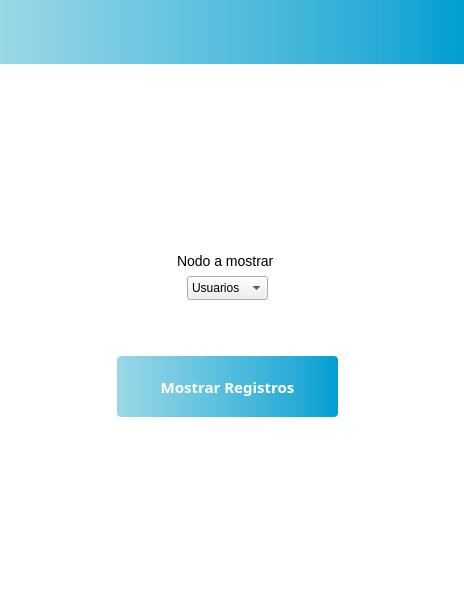
<?xml version="1.0" encoding="UTF-8"?>
<ui version="4.0">
 <class>Auditor</class>
 <widget class="QWidget" name="Auditor">
  <property name="geometry">
   <rect>
    <x>0</x>
    <y>0</y>
    <width>464</width>
    <height>600</height>
   </rect>
  </property>
  <property name="windowTitle">
   <string>Auditor</string>
  </property>
  <property name="styleSheet">
   <string notr="true">/*
#menuForm { 
background: rba(0, 0, 0, 80);
border-radius: 8px;
}
*/
#Auditor {background: rgba(255, 255, 255, 1)}
#topPanel {
background-color: qlineargradient(spread:pad, x1:0, y1:0, x2:1, y2:0, stop:0 #9bd8e7, stop:0.2 #7fcde3, stop:0.4 #63c3df, stop:0.6 #47b8db, stop:0.8 #2bacd7, stop:1 #009ed2);
}

/*
#loginButton {
color: black;
backgroun-color: #27a9e3;
border-width: 0px;
border-radius: 3px;
}
*/
</string>
  </property>
  <layout class="QVBoxLayout" name="verticalLayout">
   <property name="leftMargin">
    <number>0</number>
   </property>
   <property name="topMargin">
    <number>0</number>
   </property>
   <property name="rightMargin">
    <number>0</number>
   </property>
   <property name="bottomMargin">
    <number>0</number>
   </property>
   <item>
    <widget class="QWidget" name="topPanel" native="true">
     <layout class="QHBoxLayout" name="horizontalLayout_3">
      <property name="topMargin">
       <number>55</number>
      </property>
     </layout>
    </widget>
   </item>
   <item>
    <layout class="QHBoxLayout" name="horizontalLayout_4">
     <property name="topMargin">
      <number>0</number>
     </property>
     <item>
      <widget class="QLabel" name="label">
       <property name="sizePolicy">
        <sizepolicy hsizetype="Fixed" vsizetype="Fixed">
         <horstretch>0</horstretch>
         <verstretch>0</verstretch>
        </sizepolicy>
       </property>
       <property name="minimumSize">
        <size>
         <width>150</width>
         <height>150</height>
        </size>
       </property>
       <property name="styleSheet">
        <string notr="true"/>
       </property>
       <property name="text">
        <string/>
       </property>
       <property name="pixmap">
        <pixmap resource="resources.qrc">:/logo/Images/Logo3.png</pixmap>
       </property>
      </widget>
     </item>
    </layout>
   </item>
   <item>
    <spacer name="verticalSpacer_2">
     <property name="orientation">
      <enum>Qt::Vertical</enum>
     </property>
     <property name="sizeType">
      <enum>QSizePolicy::Fixed</enum>
     </property>
     <property name="sizeHint" stdset="0">
      <size>
       <width>20</width>
       <height>10</height>
      </size>
     </property>
    </spacer>
   </item>
   <item>
    <layout class="QHBoxLayout" name="horizontalLayout_5">
     <property name="topMargin">
      <number>0</number>
     </property>
     <item>
      <widget class="QWidget" name="menuForm" native="true">
       <property name="sizePolicy">
        <sizepolicy hsizetype="Fixed" vsizetype="Fixed">
         <horstretch>0</horstretch>
         <verstretch>0</verstretch>
        </sizepolicy>
       </property>
       <property name="minimumSize">
        <size>
         <width>350</width>
         <height>200</height>
        </size>
       </property>
       <widget class="QPushButton" name="mostrarButton">
        <property name="enabled">
         <bool>true</bool>
        </property>
        <property name="geometry">
         <rect>
          <x>60</x>
          <y>120</y>
          <width>221</width>
          <height>61</height>
         </rect>
        </property>
        <property name="font">
         <font>
          <family>Arial Black</family>
          <pointsize>-1</pointsize>
          <italic>false</italic>
          <bold>true</bold>
          <underline>false</underline>
          <strikeout>false</strikeout>
         </font>
        </property>
        <property name="styleSheet">
         <string notr="true">#mostrarButton {
background-color: qlineargradient(spread:pad, x1:0, y1:0, x2:1, y2:0, stop:0 #9bd8e7, stop:0.2 #7fcde3, stop:0.4 #63c3df, stop:0.6 #47b8db, stop:0.8 #2bacd7, stop:1 #009ed2);
border: none;
color: #fff;
padding: 10px 20px;
border-radius: 4px;
font-weight: 1000;
font-family: &quot;Arial Black&quot;, sans-serif;
font-weight: bold;
font-size: 15px;
}

#solicitudButton:pressed {
background-color: #cccccc;
}

#solicitudButton:checked {
background-color: #cccccc;
}</string>
        </property>
        <property name="text">
         <string>Mostrar Registros</string>
        </property>
       </widget>
       <widget class="QComboBox" name="comboBox">
        <property name="geometry">
         <rect>
          <x>130</x>
          <y>40</y>
          <width>81</width>
          <height>24</height>
         </rect>
        </property>
        <item>
         <property name="text">
          <string>Usuarios</string>
         </property>
        </item>
        <item>
         <property name="text">
          <string>FS</string>
         </property>
        </item>
        <item>
         <property name="text">
          <string>BDD</string>
         </property>
        </item>
        <item>
         <property name="text">
          <string>SI</string>
         </property>
        </item>
       </widget>
       <widget class="QLabel" name="rolLabel">
        <property name="geometry">
         <rect>
          <x>120</x>
          <y>10</y>
          <width>101</width>
          <height>30</height>
         </rect>
        </property>
        <property name="styleSheet">
         <string notr="true">font: large &quot;Arial&quot;;
font-size: 14px;</string>
        </property>
        <property name="text">
         <string>Nodo a mostrar</string>
        </property>
       </widget>
      </widget>
     </item>
    </layout>
   </item>
   <item>
    <layout class="QHBoxLayout" name="horizontalLayout">
     <property name="topMargin">
      <number>20</number>
     </property>
     <item>
      <spacer name="horizontalSpacer">
       <property name="orientation">
        <enum>Qt::Horizontal</enum>
       </property>
       <property name="sizeType">
        <enum>QSizePolicy::Fixed</enum>
       </property>
       <property name="sizeHint" stdset="0">
        <size>
         <width>305</width>
         <height>20</height>
        </size>
       </property>
      </spacer>
     </item>
     <item>
      <widget class="QPushButton" name="logout">
       <property name="sizePolicy">
        <sizepolicy hsizetype="Fixed" vsizetype="Fixed">
         <horstretch>50</horstretch>
         <verstretch>50</verstretch>
        </sizepolicy>
       </property>
       <property name="styleSheet">
        <string notr="true">#logout {
background-color: white;
/*padding: 10px 20px;*/
border-radius: 4px;
}

#logout:pressed {
background-color: white;
}

#logout:checked {
background-color: white;
}</string>
       </property>
       <property name="text">
        <string/>
       </property>
       <property name="icon">
        <iconset resource="resources.qrc">
         <normaloff>:/icons/Images/logout.png</normaloff>:/icons/Images/logout.png</iconset>
       </property>
       <property name="iconSize">
        <size>
         <width>50</width>
         <height>40</height>
        </size>
       </property>
      </widget>
     </item>
    </layout>
   </item>
   <item>
    <spacer name="verticalSpacer">
     <property name="orientation">
      <enum>Qt::Vertical</enum>
     </property>
     <property name="sizeHint" stdset="0">
      <size>
       <width>20</width>
       <height>30</height>
      </size>
     </property>
    </spacer>
   </item>
  </layout>
 </widget>
 <resources>
  <include location="resources.qrc"/>
 </resources>
 <connections/>
</ui>
